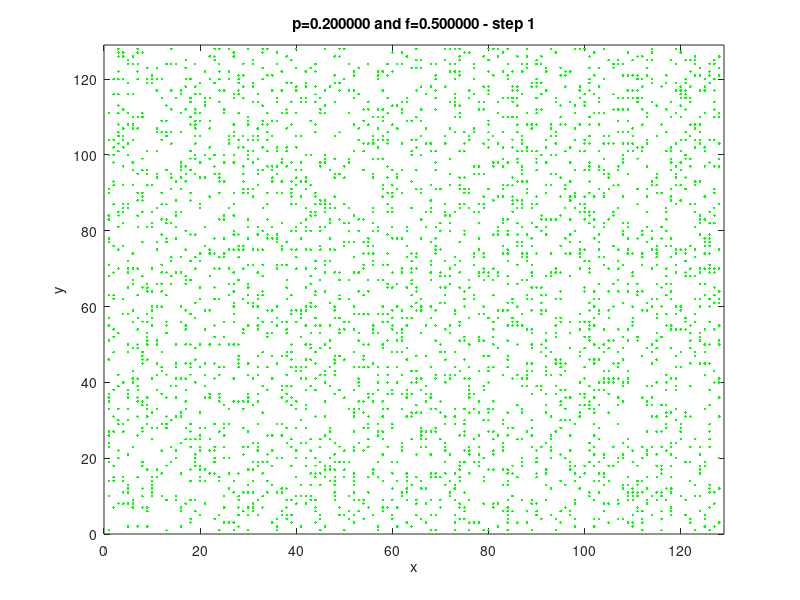
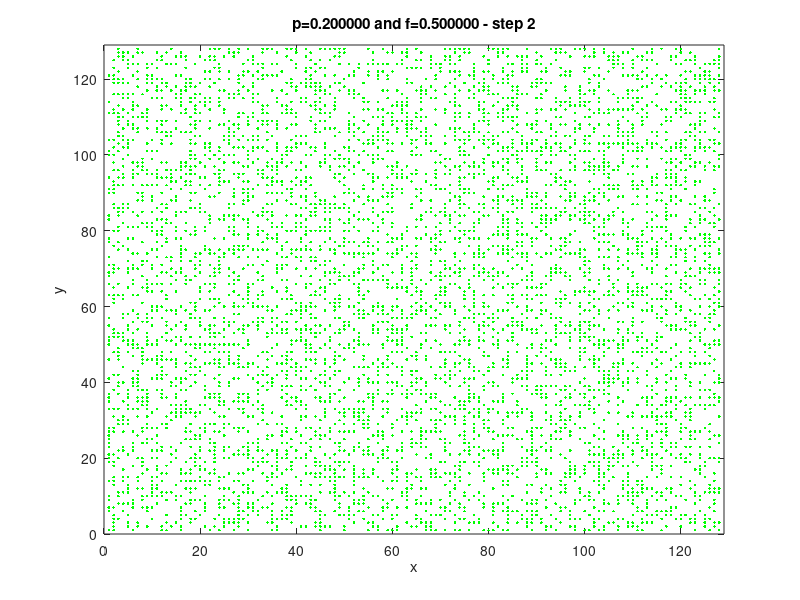
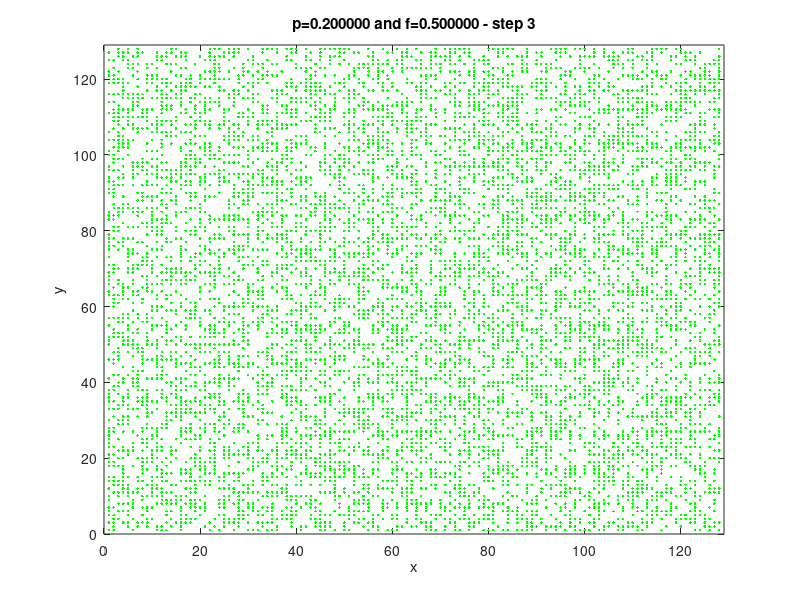
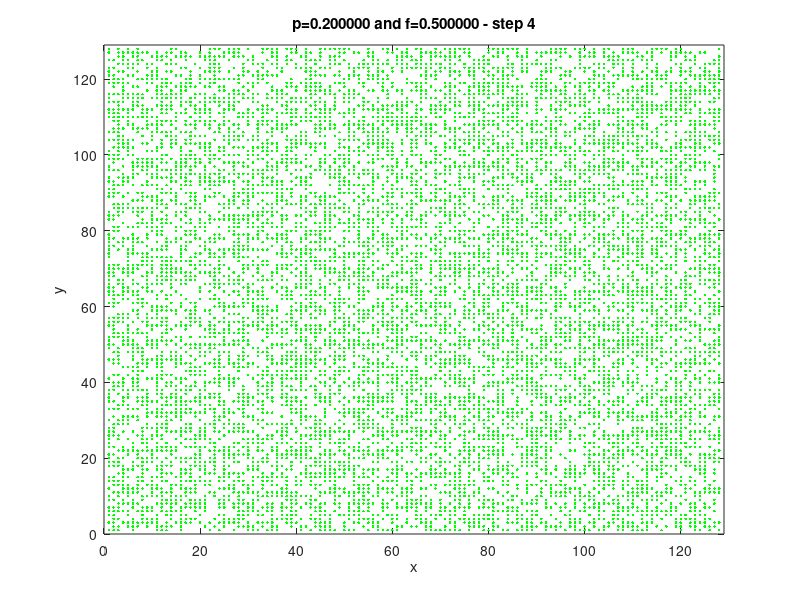

Reproduce these figures in MATLAB, in order. (Note: this script raises an error after producing the figures.)
clear all;
close all;

N = 128;
global forest;
%low p 0.1 and low f 0.5 high p 0.2 high f 0.9
%%Exercise 1
p = 0.2;
f = 0.5;
forest = zeros(128,128);
fire = 0;
step = 0;
while (step<40)
    step = step + 1;
    for i = 1:N
        for j = 1:N
            if (rand(1)<=p & forest(i,j) == 0)
                forest(i,j) = 1;
            end
        end
    end
    
    if (rand(1)<=f)
        i=randi(N);
        j=randi(N);
        if forest(i,j)==1
            fire=1;
        end
        spread(i,j,N);
    end
    burnt = zeros(16384,2);
    tree = zeros(16384,2);
    c1 = 1;
    c2 = 1;

    for i=1:N
        for j=1:N
            if forest(i,j) == 1
                tree(c1,1) = i;
                tree(c1,2) = j;
                c1 = c1+1;
            elseif forest(i,j) == 2
                forest(i,j) = 0;
                burnt(c2,1) = i;
                burnt(c2,2) = j;
                c2 = c2+1;
            end
        end
    end
    tree = tree(1:c1-1,:);
    burnt = burnt(1:c2-1,:);

    figure(step);
    plot(tree(:,1),tree(:,2),'g.');
    hold on;
    plot(burnt(:,1),burnt(:,2),'r.');
    t=sprintf('p=%f and f=%f - step %d',p,f,step);
    title(t);
    xlabel('x');
    ylabel('y');
    xlim([0 129]);
    ylim([0 129]);
    name = sprintf('%d.png',step);
    exportgraphics(gcf,name);
end



%%Functions
function loc = pick_fire(N)
    global forest;
    loc=zeros(2,1);
    ok=0;
    while (ok==0)
        i=randi(N);
        j=randi(N);
        if forest(i,j)==1
           loc(1)=i;
           loc(2)=j;
           ok=1;
        end
    end   
end

function random_forest(size,N)
    global forest;
    trees = 0;
    while(trees<size)
        i = randi(N);
        j = randi(N);
        if forest(i,j)==0
            trees = trees + 1;
            forest(i,j) = 1;
        end
    end
end


function spread(i,j,N)
global forest;
    if forest(i,j) == 1
        forest(i,j) = 2;
        if (i-1 > 0)
            spread(i-1,j,N);
        end
        if (i+1<=N)
            spread(i+1,j,N);
        end
        if (j-1 > 0)
            spread(i,j-1,N);
        end
        if (j+1<=N)
            spread(i,j+1,N);
        end
    end
end